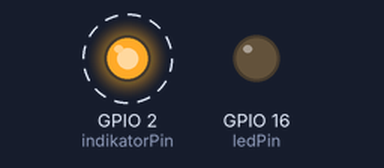
Bench run of a sketch on a simulated ESP32. Parts: output pins drawn as LEDs (lit = HIGH). Dashed ring = blinking.

Above: at 0.1 s.
Timing chart, 0 to 40.0 s (numbered marks = the images above):
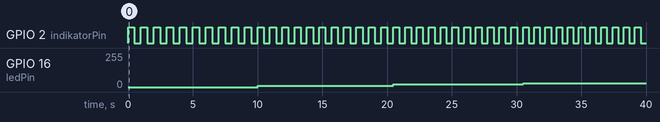

Measured:
- by itself, GPIO 2 (indikatorPin): alternates HIGH for 0.46 s and LOW for 0.47 s
- by itself, GPIO 16 (ledPin): 0/255 → 10/255 at 10.0 s, → 20/255 10.5 s later, → 30/255 10.0 s later

The sketch:

tes_pwm.ino
```cpp
const int ledPin = 16;      // GPIO 16 untuk LED PWM
const int indikatorPin = 2; // GPIO 2 untuk indikator LED

int pwmValues[] = {0, 10, 20, 30, 50, 100, 150, 200};
int stepCount = sizeof(pwmValues) / sizeof(pwmValues[0]);

// PWM konfigurasi
const int freq = 5000;
const int pwmChannel = 0;
const int resolution = 8; // 8-bit (0-255)

void setup() {
  ledcSetup(pwmChannel, freq, resolution);       // setup PWM channel
  ledcAttachPin(ledPin, pwmChannel);             // attach channel ke pin
  pinMode(indikatorPin, OUTPUT);                 // indikator LED
}

void loop() {
  for (int i = 0; i < stepCount; i++) {
    int pwmValue = pwmValues[i];
    ledcWrite(pwmChannel, pwmValue);             // set PWM

    // Hitung delay kedipan: semakin besar pwm, semakin cepat
    // Misalnya: pwm 0 → 1000ms, pwm 200 → 100ms
    int blinkDelay = map(pwmValue, 0, 200, 1000, 100);
    unsigned long startTime = millis();

    while (millis() - startTime < 10000) {        // selama 10 detik
      digitalWrite(indikatorPin, HIGH);
      delay(blinkDelay / 2);
      digitalWrite(indikatorPin, LOW);
      delay(blinkDelay / 2);
    }
  }
}
```
